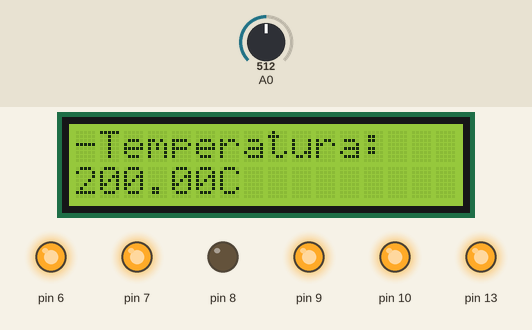
This sketch was run on a simulated Arduino Uno, built with avr-gcc and run on an emulated ATmega328P. Shown: 16×2 character LCD, output pins drawn as LEDs (lit = HIGH). The test bench sets the inputs (shaded band); at power-on: A0 = 512.

Above: at 1.2 s.
1.3 s: A0 set to 191
At 3.0 s:
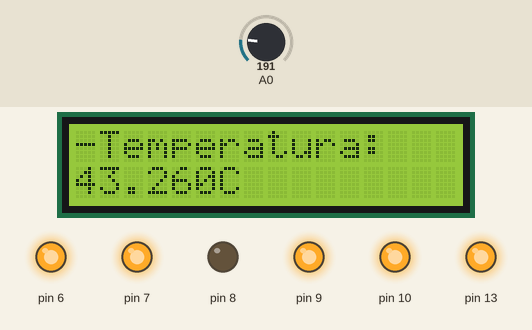
3.5 s: A0 set to 161
At 4.6 s:
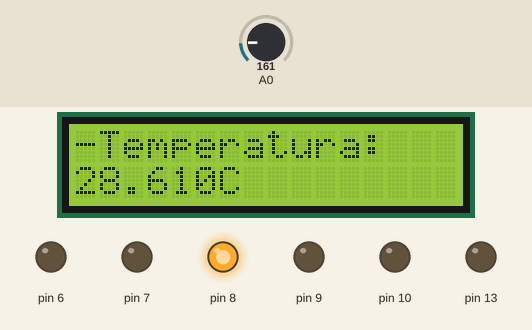
5.5 s: A0 set to 122
At 7.4 s:
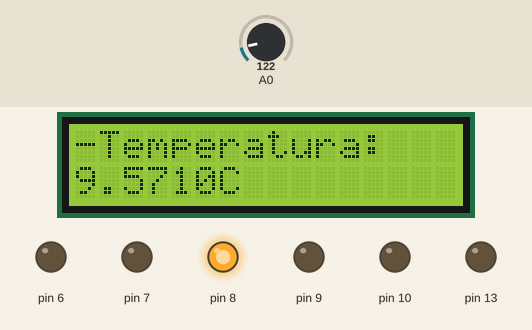
Timing chart, 0 to 8.9 s (numbered marks = the images above; inputs shaded):
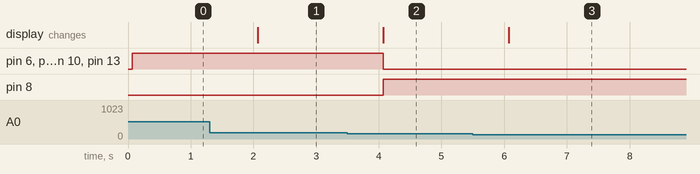

Measured:
- the behaviour switches between 175 and 174 on A0 (found by bisection; images 1 and 2)
- after the input at 1.3 s, the display: changes after 0.77 s (image 1)
- after the input at 3.5 s, pin 6, pin 7, pin 9, pin 10, pin 13: HIGH → LOW after 0.57 s; pin 8: LOW → HIGH after 0.57 s; the display: changes after 0.57 s (image 2)
- after the input at 5.5 s, the display: changes after 0.58 s (image 3)

The sketch:

refrigerador1.ino
```cpp
// C++ code
//
//adicionando biblioteca
#include <LiquidCrystal.h>
LiquidCrystal LCD(12,11,5,4,3,2);
float valor_sen=0;
float temperatura=0;

void setup() {
  	pinMode(8, OUTPUT);
	pinMode(13, OUTPUT);
  	pinMode(10, OUTPUT);
  	pinMode(9, OUTPUT);
  	pinMode(7, OUTPUT);
  	pinMode(6, OUTPUT);
	LCD.begin(16,2);
	LCD.print("-Temperatura:");
	LCD.setCursor(0,1);
	LCD.print("    °C     ");
}

void loop() {

  valor_sen = analogRead(A0);
  temperatura = ((((valor_sen*5.0)/1024)*1000)-500)/10; //CONVERTENDO

  	LCD.setCursor(0,1);
	LCD.print(temperatura);
	LCD.setCursor(9,1);
  //declarando as temperaturas
  	if (temperatura>=35){
  		digitalWrite(13, HIGH);
  		digitalWrite(8,  LOW); //acende o led vermelho (temp irregular)
      	digitalWrite(10, HIGH);
      	digitalWrite(9, HIGH);
      	digitalWrite(7, HIGH);
      	digitalWrite(6, HIGH);
    }
  	else {
  		digitalWrite(8, HIGH);
  		digitalWrite(13, LOW);
      	digitalWrite(10, LOW);
      	digitalWrite(9, LOW);
      	digitalWrite(7, LOW);
      	digitalWrite(6, LOW);
  	}

  	delay(1000);
}
```
